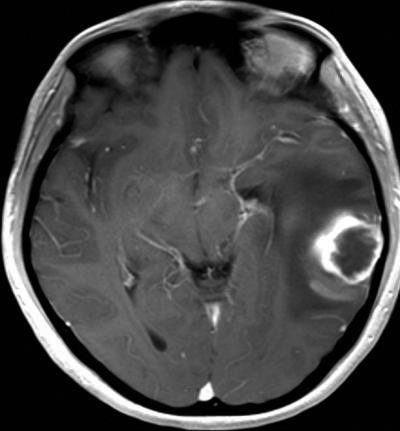
#> input picture Image Processing-open cv/images/img.jpg, 400 x 431 px, found by its file name
$ python p23.py
#> lines starting #> are read from the running program, lines starting #| are printed output that depends on the picture
import cv2
img1=cv2.imread('img.jpg')
#> img1 is the input picture: shape (431, 400, 3); min 0, max 255, mean 70.5
img2=cv2.imread('cat.jpg')
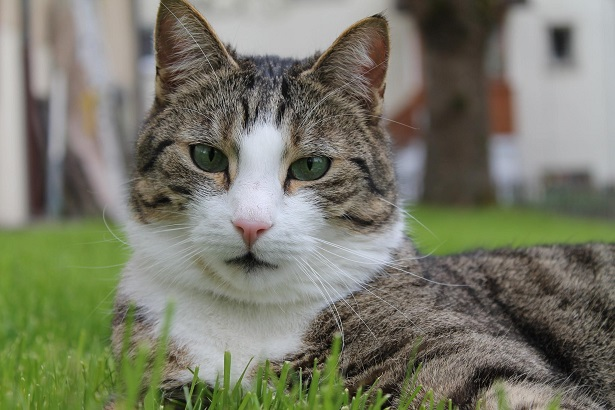
#> input picture Image Processing-open cv/images/cat.jpg, 615 x 410 px, found by its file name
#> img2 is the input picture: shape (410, 615, 3); mean B, G, R 104.7, 121.1, 120
width=img1.shape[1]
#> width = 400
print(width)
#| 400
height=img1.shape[0]
#> height = 431
img3=cv2.resize(img2,(width,height))
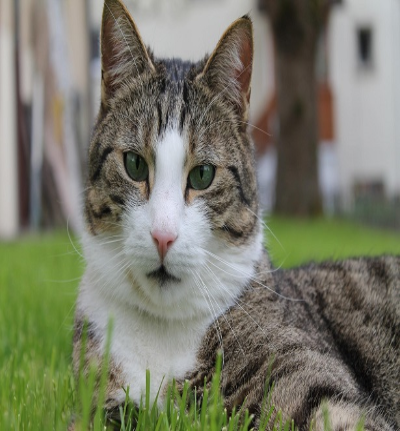
#> img3: shape (431, 400, 3); mean B, G, R 104.5, 121, 119.9
add=img1+img3
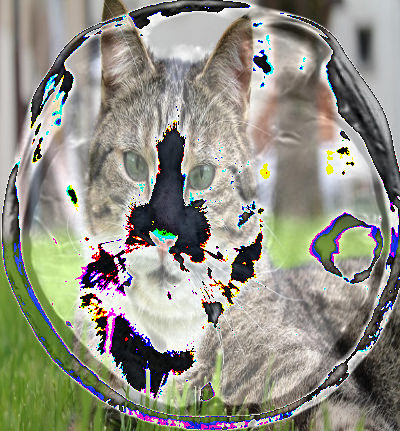
#> add: shape (431, 400, 3); mean B, G, R 133.2, 145.2, 145.7
cv2.imshow('image',add)
cv2.waitKey()
cv2.destroyAllWindows()
